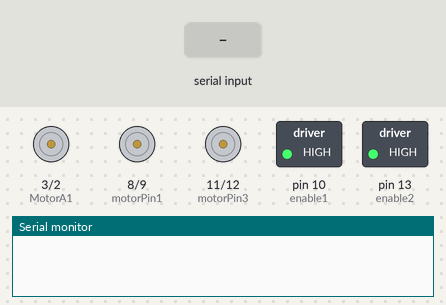
A sketch run on a simulated Arduino Uno, built with avr-gcc and run on an emulated ATmega328P. Parts: motor-driver pin pairs drawn as motors (green arrow = first pin HIGH = forward, orange = second pin HIGH = backward, longer = more drive, scaled by the enable pin), switched loads named in the sketch (green lamp = pin HIGH), the last lines printed to the serial monitor. The inputs (shaded band) are chosen by the test bench. Pins used as bus, display or sensor lines are not drawn.

Above: at 1.2 s.
1.3 s: "0" received over Serial
At 2.0 s:
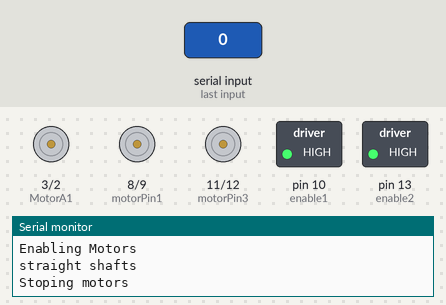
2.8 s: "1" received over Serial
At 4.36 s:
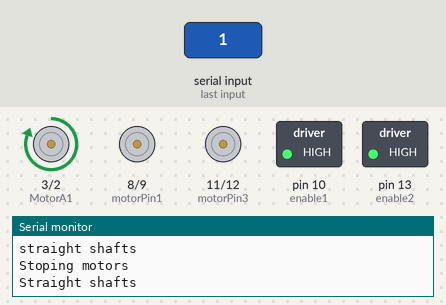
5.8 s: "2" received over Serial
At 8.5 s:
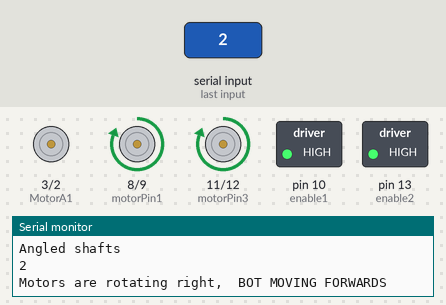
8.8 s: "3" received over Serial
At 9.5 s:
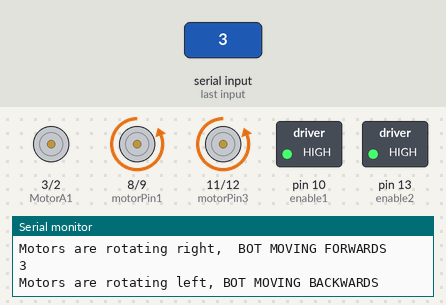
10.3 s: "4" received over Serial
At 10.8 s:
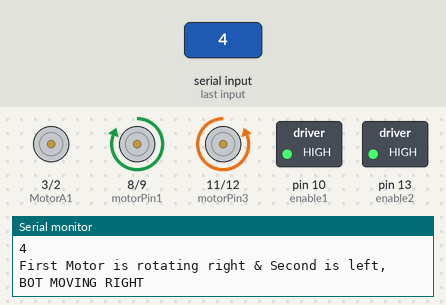
11.8 s: "5" received over Serial
At 13.1 s:
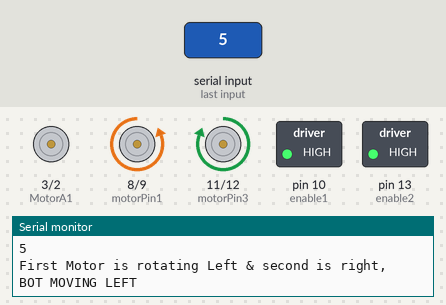
Timing chart, 0 to 14.3 s (numbered marks = the images above; inputs shaded):
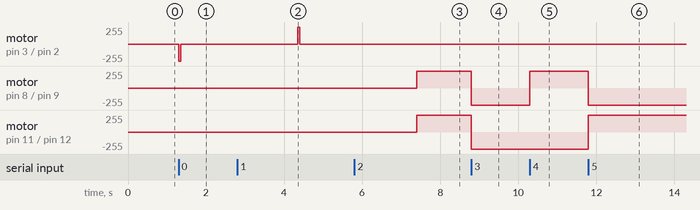

The sketch:

aquabot.ino
```cpp
int motorPin1 = 8;
int motorPin2 = 9;
int enable1=10;
int motorPin3 =  11 ;
int motorPin4 = 12;
int enable2= 13;
int bt_vcc=7;
char data;


int enableA =4;
int MotorA1 = 3;
int MotorA2 = 2;


void setup()
{
  Serial.begin(9600);
  pinMode(motorPin1, OUTPUT);
  pinMode(motorPin2, OUTPUT);
  pinMode(enable1,OUTPUT);
  pinMode(motorPin3, OUTPUT);
  pinMode(motorPin4, OUTPUT);
  pinMode(enable2,OUTPUT);

  pinMode(bt_vcc,OUTPUT);
  digitalWrite(bt_vcc,HIGH);


 pinMode (enableA, OUTPUT);
pinMode (MotorA1, OUTPUT);
pinMode (MotorA2, OUTPUT);

 digitalWrite(enable1,HIGH);
 digitalWrite(enable2,HIGH);
 digitalWrite(enableA,HIGH);


}

void loop()
{


 if (Serial.available())
  {
   data=Serial.read();
   Serial.println(data);


      if (data=='0')
      {
          sgt();
          Serial.println("Straight shafts");
      }


       else if(data=='1')

          {

             ang();
             Serial.println("Angled shafts");

          }

                else if (data=='2')
                      {
                      digitalWrite(motorPin1, HIGH);
                      digitalWrite(motorPin2, LOW);
                      digitalWrite(motorPin3, HIGH);
                      digitalWrite(motorPin4, LOW);
                      Serial.println("Motors are rotating right,  BOT MOVING FORWARDS");
                      }

                    else if (data=='3')
                    {
                      digitalWrite(motorPin1, LOW);
                      digitalWrite(motorPin2, HIGH);
                      digitalWrite(motorPin3, LOW);
                      digitalWrite(motorPin4, HIGH);
                      Serial.println("Motors are rotating left, BOT MOVING BACKWARDS");
                    }
                   else if (data=='4')
                    {

                      digitalWrite(motorPin1, HIGH);
                      digitalWrite(motorPin2, LOW);
                      digitalWrite(motorPin3, LOW);
                      digitalWrite(motorPin4, HIGH);
                      Serial.println("First Motor is rotating right & Second is left,  BOT MOVING RIGHT");
                    }
                    else if (data=='5')
                    {

                      digitalWrite(motorPin1, LOW);
                      digitalWrite(motorPin2, HIGH);
                      digitalWrite(motorPin3, HIGH);
                      digitalWrite(motorPin4, LOW);
                      Serial.println("First Motor is rotating Left & second is right,  BOT MOVING LEFT");
                    }

                    else if(data=='6')

                    {
                        digitalWrite(enable1,LOW);
                        digitalWrite(enable2,LOW);
                      digitalWrite(motorPin1, LOW);
                      digitalWrite(motorPin2, LOW);
                      digitalWrite(motorPin3, LOW);
                      digitalWrite(motorPin4, LOW);
                      Serial.println("Motors are Off");

                    }


}

}


void ang()
{
Serial.println ("Enabling Motors");
digitalWrite (enableA, HIGH);

Serial.println ("angled shafts");
digitalWrite (MotorA1, HIGH);
digitalWrite (MotorA2, LOW);
delay (50);

Serial.println ("Stoping motors");
digitalWrite (enableA, LOW);
delay(3000);

}


void sgt()
{

 Serial.println ("Enabling Motors");
digitalWrite (enableA, HIGH);

Serial.println ("straight shafts");
digitalWrite (MotorA1,LOW);
digitalWrite (MotorA2,HIGH);
delay (50);

Serial.println ("Stoping motors");
digitalWrite (enableA, LOW);
delay(3000);

}
```

Measured:
- after the input at 1.3 s, motor on pin 3 (MotorA1) / pin 2 (MotorA2): stopped → backward 255/255 at once, → stopped 0.05 s later
- after the input at 2.8 s, motor on pin 3 (MotorA1) / pin 2 (MotorA2): stopped → forward 255/255 after 1.6 s, → stopped 0.05 s later
- after the input at 5.8 s, motor on pin 8 (motorPin1) / pin 9 (motorPin2), motor on pin 11 (motorPin3) / pin 12 (motorPin4): stopped → forward 255/255 after 1.6 s
- after the input at 8.8 s, motor on pin 8 (motorPin1) / pin 9 (motorPin2), motor on pin 11 (motorPin3) / pin 12 (motorPin4): forward 255/255 → backward 255/255 at once
- after the input at 10.3 s, motor on pin 8 (motorPin1) / pin 9 (motorPin2): backward 255/255 → forward 255/255 at once
- after the input at 11.8 s, motor on pin 8 (motorPin1) / pin 9 (motorPin2): forward 255/255 → backward 255/255 at once; motor on pin 11 (motorPin3) / pin 12 (motorPin4): backward 255/255 → forward 255/255 at once
